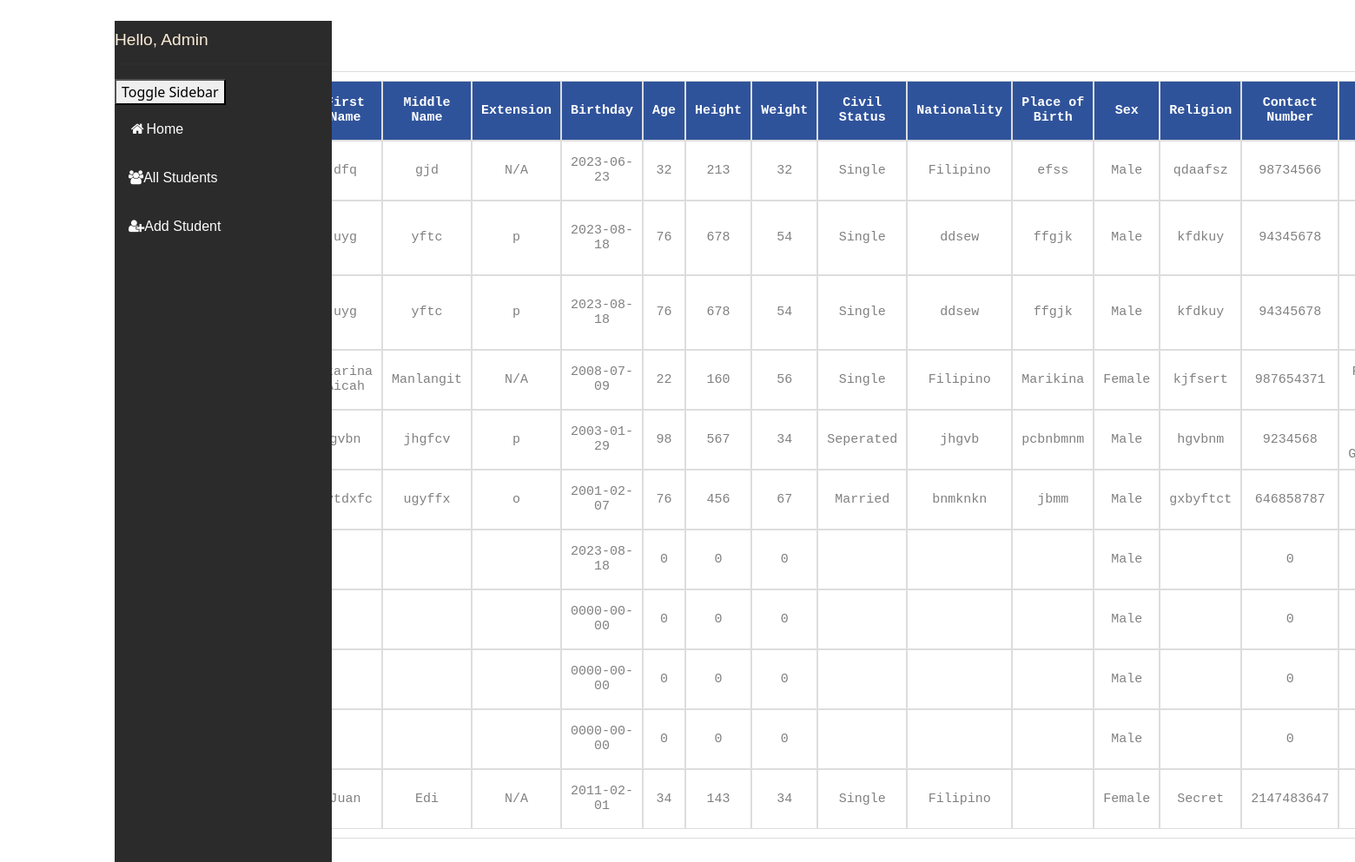
Screenshot of /admin/allstudents.php with the database file from the repository.
### tables this page shows
CREATE TABLE `student_info` (
  `student_id` int(11) NOT NULL,
  `user_id` int(11) NOT NULL,
  `lrn` int(12) NOT NULL,
  `lname` varchar(30) NOT NULL,
  `fname` varchar(30) NOT NULL,
  `mname` varchar(30) NOT NULL,
  `extension` varchar(5) NOT NULL,
  `birthdate` date NOT NULL,
  `age` int(2) NOT NULL,
  `height` int(5) NOT NULL,
  `weight` int(5) NOT NULL,
  `cstatus` varchar(30) NOT NULL,
  `nationality` varchar(50) NOT NULL,
  `place_birth` varchar(70) NOT NULL,
  `sex` varchar(6) NOT NULL,
  `religion` varchar(50) NOT NULL,
  `contact` int(11) NOT NULL,
  `province` text NOT NULL,
  `municipality` text NOT NULL,
  `brgy` text NOT NULL,
  `purok` varchar(20) NOT NULL,
  `grlevel` varchar(30) NOT NULL,
  `track` varchar(50) NOT NULL,
  `strand` varchar(50) NOT NULL,
  `psa` longblob NOT NULL,
  `formcard` blob NOT NULL,
  `pics` blob NOT NULL,
  `complform` blob NOT NULL,
  `fullname` varchar(60) NOT NULL,
  `caddress` varchar(60) NOT NULL,
  `rel` varchar(50) NOT NULL,
  `cpnum` int(30) NOT NULL,
  `schname` varchar(60) NOT NULL,
  `schaddress` varchar(60) NOT NULL,
  `yrcomp` varchar(30) NOT NULL,
  `schnamej` varchar(60) NOT NULL,
  `schaddressj` varchar(60) NOT NULL,
  `yrcompj` varchar(30) NOT NULL,
  `date` timestamp NOT NULL DEFAULT current_timestamp() ON UPDATE current_timestamp(),
  `status` int(11) NOT NULL
);

### admin/allstudents.php (the view, shortened to what this page needs)
<!DOCTYPE html lang=en>
<html>
    <link rel="stylesheet" href="css/bootstrap.css">
    <link rel="stylesheet" type="text/css" href="indexstyle.css">
    <link rel="stylesheet" href="https://cdnjs.cloudflare.com/ajax/libs/font-awesome/4.7.0/css/font-awesome.min.css">
    <link rel="stylesheet" type="text/css" href="https://cdn.datatables.net/1.11.5/css/jquery.dataTables.min.css">
<link rel="stylesheet" type="text/css" href="https://cdn.datatables.net/1.11.6/css/jquery.dataTables.css">
<head>
</head>
<body>
    <div   class="container allContent-section py-4">
        <div class="row">
            <div class="col-sm-3">
                <?php include "./sidebar.php";  ?>
                <div id="content" class="container">
                <div class="container">
        <div class="row">
            <div class="col-12 p-3 mb-2 bg-transparent" style="color: light;">
               <h3>Records</h3>
               <table id="myTable">
                    <tr>
                    <th>LRN</th>
                    <th>Last Name</th>
                    <th>First Name</th>
                    <th>Middle Name</th>
                    <th>Extension</th>
                    <th>Birthday</th>
                    <th>Age</th>
                    <th>Height</th>
                    <th>Weight</th>
                    <th>Civil Status</th>
                    <th>Nationality</th>
                    <th>Place of Birth</th>
                    <th>Sex</th>
                    <th>Religion</th>
                    <th>Contact Number</th>
                    <th>Address</th>
                    </tr>
<?php
$conn = mysqli_connect("localhost", "root", "", "enrollment");
$sql = "SELECT * FROM student_info";
$result = $conn->query($sql);
if ($result->num_rows > 0) {
while($row = $result->fetch_assoc()) {
    $address = "Purok" .$row["purok"] . ", " . $row["brgy"] . ", " . $row["municipality"].",".$row["province"];
echo "<tr><td>" . $row["lrn"]. "</td><td>" . $row["lname"] . "</td><td>" . $row["fname"]. "</td><td>" . $row["mname"]. "</td><td>" . $row["extension"]. "</td><td>" . $row["birthdate"]. "</td><td>" . $row["age"]. "</td><td>" . $row["height"]. "</td><td>" . $row["weight"]. "</td><td>" . $row["cstatus"]. "</td><td>" . $row["nationality"]. "</td><td>" . $row["place_birth"]. "</td><td>" . $row["sex"]. "</td><td>" .$row["religion"]. "</td><td>" .$row["contact"]. "</td><td>" .$address. "</td><td>" .$row["grlevel"]. "</td><td>" .$row["track"]. "</td><td>" .$row["strand"]. "</td><td>" .$row["psa"]. "</td><td>" .$row["formcard"]. "</td><td>" .$row["pics"]. "</td><td>" .$row["complform"]. "</td><td>" .$row["fullname"]. "</td><td>" . $row["caddress"]. "</td><td>" . $row["rel"]. "</td><td>" . $row["cpnum"]. "</td><td>" . $row["schname"]. "</td><td>" . $row["schaddress"]. "</td><td>" . $row["yrcomp"]. "</td><td>" . $row["schnamej"]. "</td><td>" . $row["schaddressj"]. "</td><td>" . $row["yrcompj"]. "</td><td>".$row["date"]. "</td><td> <button id='statusButton' class='status-button'>Pending</button></td>" ;
}
echo "</table>";
}
else { echo "0 results"; }
?>
                </div>
            </div>
        </div>
    </div>
</div>
</body>
</html>

### admin/sidebar.php (shortened to what this page needs)
<div class="sidebar" id="mySidebar">
<div class="side-header">
    <h5 style="margin-top:10px;">Hello, Admin</h5>
</div>
<hr style="border:1px solid; background-color:#2c2b2b; border-color:#3B3131;">
<button class="sidebar-toggle" onclick="toggleSidebar()">
    Toggle Sidebar
</button>
    <a href="index.php"><i class="fa fa-fw fa-home"></i>Home</a>
    <a href="allstudents.php"><i class="fa fa-users"></i>All Students</a>
    <a href="#contact"><i class="fa fa-user-plus"></i>Add Student</a>
</div>

### admin/indexstyle.css (style rules this page uses)
.sidebar { width: 250px; background-color: #2c2b2b; position: fixed; height: 100%; overflow: auto; }
.sidebar a { display: block; color: rgb(253, 253, 253); padding: 16px; text-decoration: none; font-family: 'Gill Sans', 'Gill Sans MT', Calibri, 'Trebuchet MS', sans-serif; }

### admin/allstudents.php (style rules this page uses)
table, td { border-collapse: collapse; color: #808080; font-family: monospace; font-size: 15px; text-align: center; border: 1px solid #ddd; padding: 10px 15px; }
th { background-color:#2F539B; color: white; border: 1px solid #ddd; }
tr:nth-child(even) { background-color: #f2f2f2 }
h3 { font-family:'Gill Sans', 'Gill Sans MT', Calibri, 'Trebuchet MS', sans-serif ; }

### admin/sidebar.php (style rules this page uses)
h5 { color:antiquewhite; font-size: larger; font-family: 'Gill Sans', 'Gill Sans MT', Calibri, 'Trebuchet MS', sans-serif; }

### rows the page displays
student_info: fname "dfq", mname "gjd", extension "N/A", birthdate "2023-06-23", age "32", height "213", weight "32", cstatus "Single", nationality "Filipino", place_birth "efss", sex "Male", religion "qdaafsz", contact "98734566"
student_info: fname "uyg", mname "yftc", extension "p", birthdate "2023-08-18", age "76", height "678", weight "54", cstatus "Single", nationality "ddsew", place_birth "ffgjk", sex "Male", religion "kfdkuy", contact "94345678"
student_info: fname "uyg", mname "yftc", extension "p", birthdate "2023-08-18", age "76", height "678", weight "54", cstatus "Single", nationality "ddsew", place_birth "ffgjk", sex "Male", religion "kfdkuy", contact "94345678"
student_info: fname "Czarina Aicah", mname "Manlangit", extension "N/A", birthdate "2008-07-09", age "22", height "160", weight "56", cstatus "Single", nationality "Filipino", place_birth "Marikina", sex "Female", religion "kjfsert", contact "987654371"
student_info: fname "gvbn", mname "jhgfcv", extension "p", birthdate "2003-01-29", age "98", height "567", weight "34", cstatus "Seperated", nationality "jhgvb", place_birth "pcbnbmnm", sex "Male", religion "hgvbnm", contact "9234568"
student_info: fname "uytdxfc", mname "ugyffx", extension "o", birthdate "2001-02-07", age "76", height "456", weight "67", cstatus "Married", nationality "bnmknkn", place_birth "jbmm", sex "Male", religion "gxbyftct", contact "646858787"
student_info: birthdate "2023-08-18", age "0", height "0", weight "0", sex "Male", contact "0"
student_info: birthdate "0000-00-00", age "0", height "0", weight "0", sex "Male", contact "0"
student_info: birthdate "0000-00-00", age "0", height "0", weight "0", sex "Male", contact "0"
student_info: birthdate "0000-00-00", age "0", height "0", weight "0", sex "Male", contact "0"
student_info: fname "Juan", mname "Edi", extension "N/A", birthdate "2011-02-01", age "34", height "143", weight "34", cstatus "Single", nationality "Filipino", sex "Female", religion "Secret", contact "2147483647"
